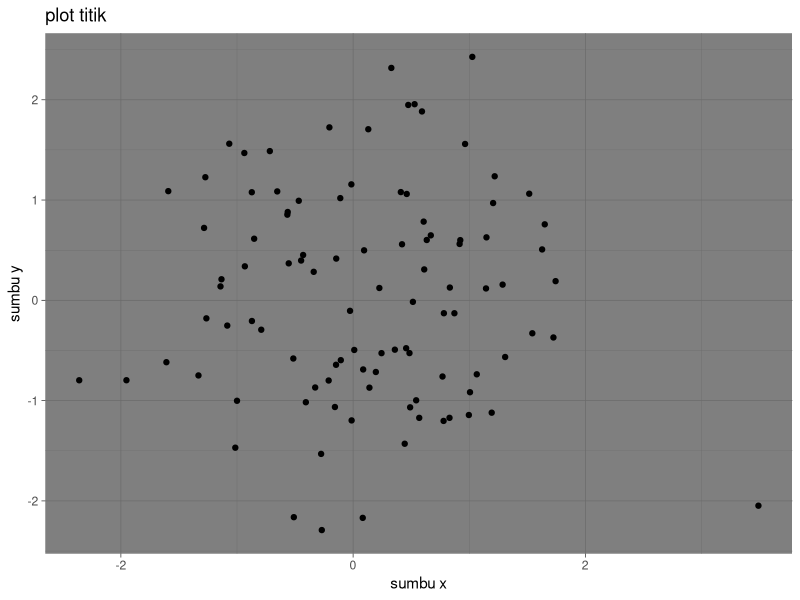
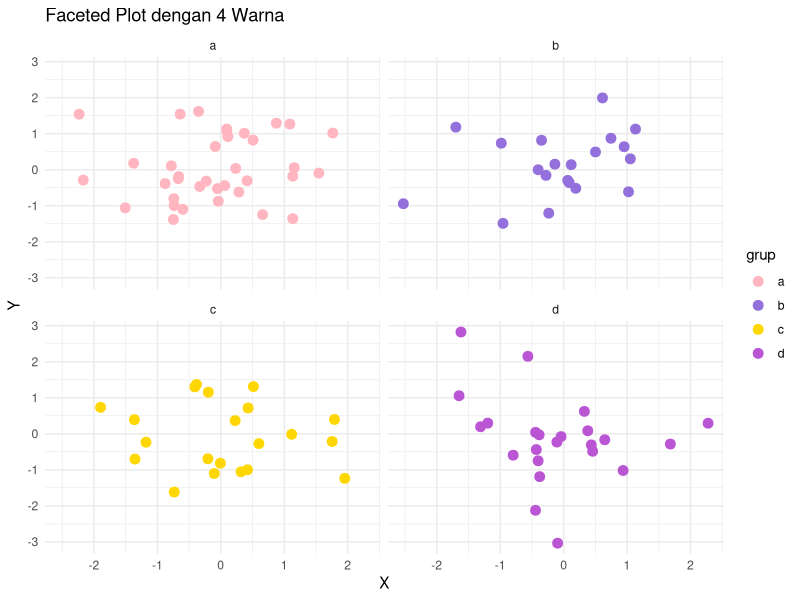
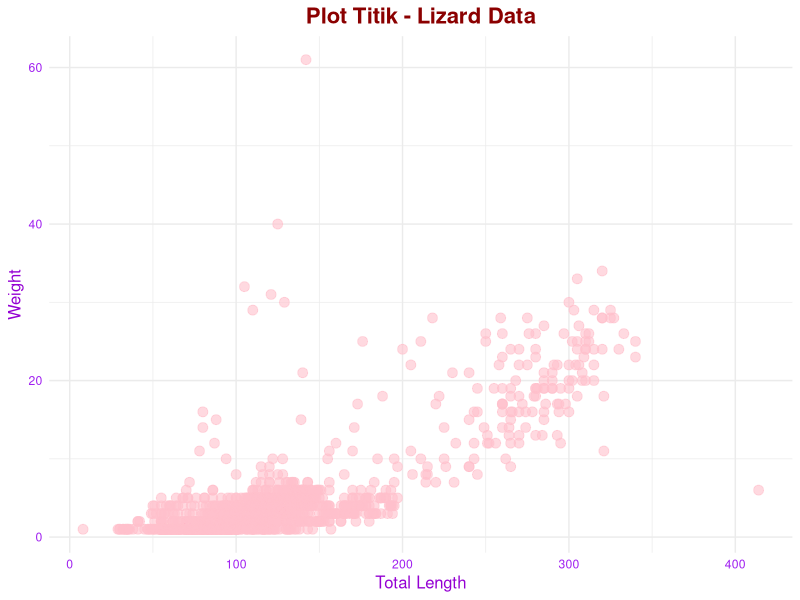
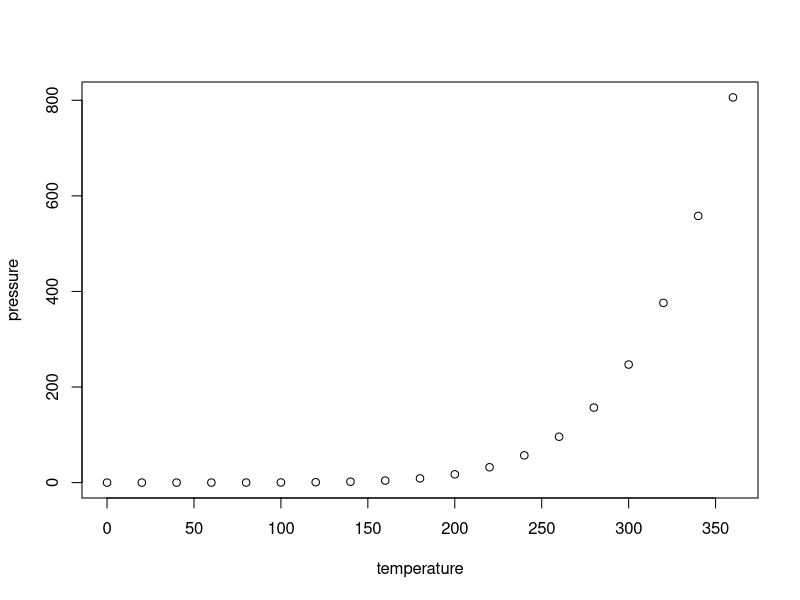

Source code (R) for these figures, in order:
## ---- chunk 1
knitr::opts_chunk$set(echo = TRUE)
## ---- chunk 2
#muat library ggplot2
library(ggplot2)

#buat data frame contoh
data <- data.frame(x = rnorm(100), y = rnorm(100))

#buat plot titik
ggplot(data, aes (x = x, y = y )) + 

#buat plot titik dengan label dan tema kustom
geom_point() + 
  labs(title = "plot titik", x = "sumbu x", y = "sumbu y") +
  theme_dark()

## ---- chunk 3
# Buat data frame
data <- data.frame(
  x = rnorm(100),
  y = rnorm(100),
  grup = sample(letters[1:4], 100, replace = TRUE)  # Kelompok: "a", "b", "c", "d"
)

# Plot dengan tema 1 warna 
library(ggplot2)

ggplot(data, aes(x = x, y = y, color = grup)) +
  geom_point(size = 3) +
  facet_wrap(~ grup) +
  scale_color_manual(values = c(
    "a" = "#FFB6C1",  # Pink lembut (inspirasi warna rambut Yae Miko)
    "b" = "#9370DB",  # Ungu medium (tema Electro Vision)
    "c" = "#FFD700",  # Emas (aksen detail Yae Miko)
    "d" = "#BA55D3"   # Ungu gelap (kekuatan elegan)
  )) +
  theme_minimal() +
  labs(
    title = "Faceted Plot dengan 4 Warna",
    x = "X",
    y = "Y"
  )

## ---- chunk 4
library(readr)
lizards <- read.csv("lizards.csv")
View(lizards)
# Load library ggplot2
library(ggplot2)

# Ngeload data
lizards <- read.csv("lizards.csv")

# Tampilin data
View(lizards)

# Nggunakake ggplot kanggo plot data
ggplot(lizards, aes(x = total_length, y = weight)) +
  geom_point(color = "pink", size = 3, alpha = 0.6) +  # Titik nganggo warna pink
  labs(title = "Plot Titik - Lizard Data", x = "Total Length", y = "Weight") +
  theme_minimal() +  # Tema minimalis
  theme(
    plot.title = element_text(hjust = 0.5, size = 16, face = "bold", color = "darkred"),  # Judul nganggo warna merah tua
    axis.title = element_text(size = 12, color = "darkviolet"),  # Judul sumbu nganggo ungu
    axis.text = element_text(color = "purple")  # Teks axis nganggo ungu
  )

## ---- chunk 5

## ---- chunk 6
print('pengolahan data berdasarkan ')
## ---- chunk 7
library(readr)
iris <- read_csv("iris.csv")
View(iris)
## ---- chunk 8
summary(cars)
## ---- chunk 9
plot(pressure)
